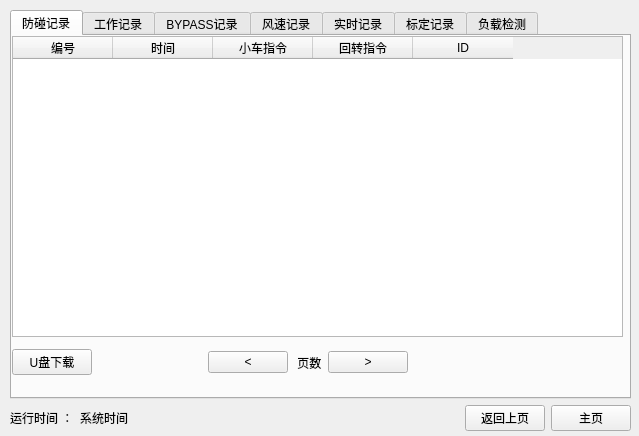
<?xml version="1.0" encoding="UTF-8"?>
<ui version="4.0">
 <class>work</class>
 <widget class="QWidget" name="work">
  <property name="geometry">
   <rect>
    <x>0</x>
    <y>0</y>
    <width>639</width>
    <height>436</height>
   </rect>
  </property>
  <property name="minimumSize">
   <size>
    <width>639</width>
    <height>436</height>
   </size>
  </property>
  <property name="maximumSize">
   <size>
    <width>639</width>
    <height>436</height>
   </size>
  </property>
  <property name="windowTitle">
   <string>Form</string>
  </property>
  <widget class="QLabel" name="label_3">
   <property name="geometry">
    <rect>
     <x>15</x>
     <y>107</y>
     <width>611</width>
     <height>17</height>
    </rect>
   </property>
   <property name="text">
    <string/>
   </property>
  </widget>
  <widget class="QWidget" name="layoutWidget">
   <property name="geometry">
    <rect>
     <x>10</x>
     <y>10</y>
     <width>621</width>
     <height>421</height>
    </rect>
   </property>
   <layout class="QVBoxLayout" name="verticalLayout">
    <item>
     <widget class="QTabWidget" name="tabWidget">
      <property name="currentIndex">
       <number>0</number>
      </property>
      <widget class="QWidget" name="tab">
       <attribute name="title">
        <string>防碰记录</string>
       </attribute>
       <widget class="QTableWidget" name="tableWidget">
        <property name="enabled">
         <bool>true</bool>
        </property>
        <property name="geometry">
         <rect>
          <x>0</x>
          <y>0</y>
          <width>611</width>
          <height>301</height>
         </rect>
        </property>
        <column>
         <property name="text">
          <string>编号</string>
         </property>
        </column>
        <column>
         <property name="text">
          <string>时间</string>
         </property>
        </column>
        <column>
         <property name="text">
          <string>小车指令</string>
         </property>
        </column>
        <column>
         <property name="text">
          <string>回转指令</string>
         </property>
        </column>
        <column>
         <property name="text">
          <string>ID</string>
         </property>
        </column>
       </widget>
       <widget class="QWidget" name="layoutWidget_3">
        <property name="geometry">
         <rect>
          <x>0</x>
          <y>310</y>
          <width>614</width>
          <height>33</height>
         </rect>
        </property>
        <layout class="QHBoxLayout" name="horizontalLayout_5">
         <item>
          <widget class="QPushButton" name="pushButton_9">
           <property name="text">
            <string>U盘下载</string>
           </property>
          </widget>
         </item>
         <item>
          <spacer name="horizontalSpacer_6">
           <property name="orientation">
            <enum>Qt::Horizontal</enum>
           </property>
           <property name="sizeHint" stdset="0">
            <size>
             <width>88</width>
             <height>20</height>
            </size>
           </property>
          </spacer>
         </item>
         <item>
          <layout class="QHBoxLayout" name="horizontalLayout_8">
           <item>
            <widget class="QPushButton" name="pushButton_23">
             <property name="text">
              <string>&lt;</string>
             </property>
            </widget>
           </item>
           <item>
            <widget class="QLabel" name="label_12">
             <property name="text">
              <string> 页数</string>
             </property>
            </widget>
           </item>
           <item>
            <widget class="QPushButton" name="pushButton_24">
             <property name="text">
              <string>&gt;</string>
             </property>
            </widget>
           </item>
          </layout>
         </item>
         <item>
          <spacer name="horizontalSpacer_17">
           <property name="orientation">
            <enum>Qt::Horizontal</enum>
           </property>
           <property name="sizeHint" stdset="0">
            <size>
             <width>218</width>
             <height>20</height>
            </size>
           </property>
          </spacer>
         </item>
        </layout>
       </widget>
      </widget>
      <widget class="QWidget" name="tab_2">
       <attribute name="title">
        <string>工作记录</string>
       </attribute>
       <widget class="QTableWidget" name="tableWidget_2">
        <property name="geometry">
         <rect>
          <x>0</x>
          <y>0</y>
          <width>611</width>
          <height>301</height>
         </rect>
        </property>
        <column>
         <property name="text">
          <string>编号</string>
         </property>
        </column>
        <column>
         <property name="text">
          <string>时间</string>
         </property>
        </column>
        <column>
         <property name="text">
          <string>T</string>
         </property>
        </column>
        <column>
         <property name="text">
          <string>A</string>
         </property>
        </column>
        <column>
         <property name="text">
          <string>力矩</string>
         </property>
        </column>
        <column>
         <property name="text">
          <string>幅度</string>
         </property>
        </column>
        <column>
         <property name="text">
          <string>重量</string>
         </property>
        </column>
        <column>
         <property name="text">
          <string>高度</string>
         </property>
        </column>
        <column>
         <property name="text">
          <string>风速</string>
         </property>
        </column>
        <column>
         <property name="text">
          <string>回转</string>
         </property>
        </column>
        <column>
         <property name="text">
          <string>仰角</string>
         </property>
        </column>
        <column>
         <property name="text">
          <string>ID</string>
         </property>
        </column>
       </widget>
       <widget class="QWidget" name="layoutWidget">
        <property name="geometry">
         <rect>
          <x>1</x>
          <y>310</y>
          <width>614</width>
          <height>33</height>
         </rect>
        </property>
        <layout class="QHBoxLayout" name="horizontalLayout">
         <item>
          <widget class="QPushButton" name="pushButton_8">
           <property name="text">
            <string>U盘下载</string>
           </property>
          </widget>
         </item>
         <item>
          <spacer name="horizontalSpacer_4">
           <property name="orientation">
            <enum>Qt::Horizontal</enum>
           </property>
           <property name="sizeHint" stdset="0">
            <size>
             <width>88</width>
             <height>20</height>
            </size>
           </property>
          </spacer>
         </item>
         <item>
          <layout class="QHBoxLayout" name="horizontalLayout_6">
           <item>
            <widget class="QPushButton" name="pushButton_16">
             <property name="text">
              <string>&lt;</string>
             </property>
            </widget>
           </item>
           <item>
            <widget class="QLabel" name="label_6">
             <property name="text">
              <string> 页数</string>
             </property>
            </widget>
           </item>
           <item>
            <widget class="QPushButton" name="pushButton_17">
             <property name="text">
              <string>&gt;</string>
             </property>
            </widget>
           </item>
          </layout>
         </item>
         <item>
          <spacer name="horizontalSpacer_7">
           <property name="orientation">
            <enum>Qt::Horizontal</enum>
           </property>
           <property name="sizeHint" stdset="0">
            <size>
             <width>218</width>
             <height>20</height>
            </size>
           </property>
          </spacer>
         </item>
        </layout>
       </widget>
      </widget>
      <widget class="QWidget" name="tab_3">
       <attribute name="title">
        <string>BYPASS记录</string>
       </attribute>
       <widget class="QTableWidget" name="tableWidget_3">
        <property name="geometry">
         <rect>
          <x>0</x>
          <y>0</y>
          <width>611</width>
          <height>301</height>
         </rect>
        </property>
        <column>
         <property name="text">
          <string>编号</string>
         </property>
        </column>
        <column>
         <property name="text">
          <string>时间</string>
         </property>
        </column>
        <column>
         <property name="text">
          <string>T</string>
         </property>
        </column>
        <column>
         <property name="text">
          <string>A</string>
         </property>
        </column>
        <column>
         <property name="text">
          <string>力矩</string>
         </property>
        </column>
        <column>
         <property name="text">
          <string>幅度</string>
         </property>
        </column>
        <column>
         <property name="text">
          <string>重量</string>
         </property>
        </column>
        <column>
         <property name="text">
          <string>高度</string>
         </property>
        </column>
        <column>
         <property name="text">
          <string>风速</string>
         </property>
        </column>
        <column>
         <property name="text">
          <string>回转</string>
         </property>
        </column>
        <column>
         <property name="text">
          <string>仰角</string>
         </property>
        </column>
        <column>
         <property name="text">
          <string>ID</string>
         </property>
        </column>
       </widget>
       <widget class="QWidget" name="layoutWidget_2">
        <property name="geometry">
         <rect>
          <x>0</x>
          <y>310</y>
          <width>614</width>
          <height>33</height>
         </rect>
        </property>
        <layout class="QHBoxLayout" name="horizontalLayout_7">
         <item>
          <widget class="QPushButton" name="pushButton_10">
           <property name="text">
            <string>U盘下载</string>
           </property>
          </widget>
         </item>
         <item>
          <spacer name="horizontalSpacer_5">
           <property name="orientation">
            <enum>Qt::Horizontal</enum>
           </property>
           <property name="sizeHint" stdset="0">
            <size>
             <width>88</width>
             <height>20</height>
            </size>
           </property>
          </spacer>
         </item>
         <item>
          <layout class="QHBoxLayout" name="horizontalLayout_9">
           <item>
            <widget class="QPushButton" name="pushButton_18">
             <property name="text">
              <string>&lt;</string>
             </property>
            </widget>
           </item>
           <item>
            <widget class="QLabel" name="label_7">
             <property name="text">
              <string> 页数</string>
             </property>
            </widget>
           </item>
           <item>
            <widget class="QPushButton" name="pushButton_19">
             <property name="text">
              <string>&gt;</string>
             </property>
            </widget>
           </item>
          </layout>
         </item>
         <item>
          <spacer name="horizontalSpacer_8">
           <property name="orientation">
            <enum>Qt::Horizontal</enum>
           </property>
           <property name="sizeHint" stdset="0">
            <size>
             <width>218</width>
             <height>20</height>
            </size>
           </property>
          </spacer>
         </item>
        </layout>
       </widget>
      </widget>
      <widget class="QWidget" name="tab_4">
       <attribute name="title">
        <string>风速记录</string>
       </attribute>
       <widget class="QTableWidget" name="tableWidget_5">
        <property name="geometry">
         <rect>
          <x>0</x>
          <y>0</y>
          <width>611</width>
          <height>301</height>
         </rect>
        </property>
        <column>
         <property name="text">
          <string>新建列</string>
         </property>
        </column>
        <column>
         <property name="text">
          <string>编号</string>
         </property>
        </column>
        <column>
         <property name="text">
          <string>时间</string>
         </property>
        </column>
        <column>
         <property name="text">
          <string>风速</string>
         </property>
        </column>
        <column>
         <property name="text">
          <string>ID</string>
         </property>
        </column>
       </widget>
       <widget class="QWidget" name="layoutWidget_4">
        <property name="geometry">
         <rect>
          <x>0</x>
          <y>310</y>
          <width>614</width>
          <height>33</height>
         </rect>
        </property>
        <layout class="QHBoxLayout" name="horizontalLayout_10">
         <item>
          <widget class="QPushButton" name="pushButton_11">
           <property name="text">
            <string>U盘下载</string>
           </property>
          </widget>
         </item>
         <item>
          <spacer name="horizontalSpacer_9">
           <property name="orientation">
            <enum>Qt::Horizontal</enum>
           </property>
           <property name="sizeHint" stdset="0">
            <size>
             <width>88</width>
             <height>20</height>
            </size>
           </property>
          </spacer>
         </item>
         <item>
          <layout class="QHBoxLayout" name="horizontalLayout_11">
           <item>
            <widget class="QPushButton" name="pushButton_20">
             <property name="text">
              <string>&lt;</string>
             </property>
            </widget>
           </item>
           <item>
            <widget class="QLabel" name="label_8">
             <property name="text">
              <string> 页数</string>
             </property>
            </widget>
           </item>
           <item>
            <widget class="QPushButton" name="pushButton_21">
             <property name="text">
              <string>&gt;</string>
             </property>
            </widget>
           </item>
          </layout>
         </item>
         <item>
          <spacer name="horizontalSpacer_10">
           <property name="orientation">
            <enum>Qt::Horizontal</enum>
           </property>
           <property name="sizeHint" stdset="0">
            <size>
             <width>218</width>
             <height>20</height>
            </size>
           </property>
          </spacer>
         </item>
        </layout>
       </widget>
      </widget>
      <widget class="QWidget" name="tab_5">
       <attribute name="title">
        <string>实时记录</string>
       </attribute>
       <widget class="QTableWidget" name="tableWidget_4">
        <property name="geometry">
         <rect>
          <x>0</x>
          <y>0</y>
          <width>611</width>
          <height>301</height>
         </rect>
        </property>
        <column>
         <property name="text">
          <string>编号</string>
         </property>
        </column>
        <column>
         <property name="text">
          <string>时间</string>
         </property>
        </column>
        <column>
         <property name="text">
          <string>T</string>
         </property>
        </column>
        <column>
         <property name="text">
          <string>A</string>
         </property>
        </column>
        <column>
         <property name="text">
          <string>力矩</string>
         </property>
        </column>
        <column>
         <property name="text">
          <string>幅度</string>
         </property>
        </column>
        <column>
         <property name="text">
          <string>重量</string>
         </property>
        </column>
        <column>
         <property name="text">
          <string>高度</string>
         </property>
        </column>
        <column>
         <property name="text">
          <string>风速</string>
         </property>
        </column>
        <column>
         <property name="text">
          <string>回转</string>
         </property>
        </column>
        <column>
         <property name="text">
          <string>仰角</string>
         </property>
        </column>
        <column>
         <property name="text">
          <string>ID</string>
         </property>
        </column>
       </widget>
       <widget class="QWidget" name="layoutWidget_5">
        <property name="geometry">
         <rect>
          <x>0</x>
          <y>310</y>
          <width>614</width>
          <height>33</height>
         </rect>
        </property>
        <layout class="QHBoxLayout" name="horizontalLayout_12">
         <item>
          <widget class="QPushButton" name="pushButton_12">
           <property name="text">
            <string>U盘下载</string>
           </property>
          </widget>
         </item>
         <item>
          <spacer name="horizontalSpacer_11">
           <property name="orientation">
            <enum>Qt::Horizontal</enum>
           </property>
           <property name="sizeHint" stdset="0">
            <size>
             <width>88</width>
             <height>20</height>
            </size>
           </property>
          </spacer>
         </item>
         <item>
          <layout class="QHBoxLayout" name="horizontalLayout_13">
           <item>
            <widget class="QPushButton" name="pushButton_22">
             <property name="text">
              <string>&lt;</string>
             </property>
            </widget>
           </item>
           <item>
            <widget class="QLabel" name="label_9">
             <property name="text">
              <string> 页数</string>
             </property>
            </widget>
           </item>
           <item>
            <widget class="QPushButton" name="pushButton_25">
             <property name="text">
              <string>&gt;</string>
             </property>
            </widget>
           </item>
          </layout>
         </item>
         <item>
          <spacer name="horizontalSpacer_12">
           <property name="orientation">
            <enum>Qt::Horizontal</enum>
           </property>
           <property name="sizeHint" stdset="0">
            <size>
             <width>218</width>
             <height>20</height>
            </size>
           </property>
          </spacer>
         </item>
        </layout>
       </widget>
      </widget>
      <widget class="QWidget" name="tab_6">
       <attribute name="title">
        <string>标定记录</string>
       </attribute>
       <widget class="QTableWidget" name="tableWidget_6">
        <property name="geometry">
         <rect>
          <x>0</x>
          <y>0</y>
          <width>611</width>
          <height>301</height>
         </rect>
        </property>
        <column>
         <property name="text">
          <string>新建列</string>
         </property>
        </column>
        <column>
         <property name="text">
          <string>编号</string>
         </property>
        </column>
        <column>
         <property name="text">
          <string>时间</string>
         </property>
        </column>
        <column>
         <property name="text">
          <string>幅度K</string>
         </property>
        </column>
        <column>
         <property name="text">
          <string>重量K1</string>
         </property>
        </column>
        <column>
         <property name="text">
          <string>重量K2</string>
         </property>
        </column>
        <column>
         <property name="text">
          <string>重量K3</string>
         </property>
        </column>
        <column>
         <property name="text">
          <string>高度K</string>
         </property>
        </column>
        <column>
         <property name="text">
          <string>回转K</string>
         </property>
        </column>
        <column>
         <property name="text">
          <string>仰角K</string>
         </property>
        </column>
        <column>
         <property name="text">
          <string>ID</string>
         </property>
        </column>
       </widget>
       <widget class="QWidget" name="layoutWidget_6">
        <property name="geometry">
         <rect>
          <x>0</x>
          <y>310</y>
          <width>614</width>
          <height>33</height>
         </rect>
        </property>
        <layout class="QHBoxLayout" name="horizontalLayout_14">
         <item>
          <widget class="QPushButton" name="pushButton_13">
           <property name="text">
            <string>U盘下载</string>
           </property>
          </widget>
         </item>
         <item>
          <spacer name="horizontalSpacer_13">
           <property name="orientation">
            <enum>Qt::Horizontal</enum>
           </property>
           <property name="sizeHint" stdset="0">
            <size>
             <width>88</width>
             <height>20</height>
            </size>
           </property>
          </spacer>
         </item>
         <item>
          <layout class="QHBoxLayout" name="horizontalLayout_15">
           <item>
            <widget class="QPushButton" name="pushButton_26">
             <property name="text">
              <string>&lt;</string>
             </property>
            </widget>
           </item>
           <item>
            <widget class="QLabel" name="label_10">
             <property name="text">
              <string> 页数</string>
             </property>
            </widget>
           </item>
           <item>
            <widget class="QPushButton" name="pushButton_27">
             <property name="text">
              <string>&gt;</string>
             </property>
            </widget>
           </item>
          </layout>
         </item>
         <item>
          <spacer name="horizontalSpacer_14">
           <property name="orientation">
            <enum>Qt::Horizontal</enum>
           </property>
           <property name="sizeHint" stdset="0">
            <size>
             <width>218</width>
             <height>20</height>
            </size>
           </property>
          </spacer>
         </item>
        </layout>
       </widget>
      </widget>
      <widget class="QWidget" name="tab_7">
       <attribute name="title">
        <string>负载检测</string>
       </attribute>
       <widget class="QTableWidget" name="tableWidget_7">
        <property name="geometry">
         <rect>
          <x>0</x>
          <y>0</y>
          <width>611</width>
          <height>301</height>
         </rect>
        </property>
        <column>
         <property name="text">
          <string>新建列</string>
         </property>
        </column>
        <column>
         <property name="text">
          <string>编号</string>
         </property>
        </column>
        <column>
         <property name="text">
          <string>时间</string>
         </property>
        </column>
        <column>
         <property name="text">
          <string>负载链接检测</string>
         </property>
        </column>
        <column>
         <property name="text">
          <string>ID</string>
         </property>
        </column>
       </widget>
       <widget class="QWidget" name="layoutWidget_7">
        <property name="geometry">
         <rect>
          <x>0</x>
          <y>310</y>
          <width>614</width>
          <height>33</height>
         </rect>
        </property>
        <layout class="QHBoxLayout" name="horizontalLayout_16">
         <item>
          <widget class="QPushButton" name="pushButton_14">
           <property name="text">
            <string>U盘下载</string>
           </property>
          </widget>
         </item>
         <item>
          <spacer name="horizontalSpacer_15">
           <property name="orientation">
            <enum>Qt::Horizontal</enum>
           </property>
           <property name="sizeHint" stdset="0">
            <size>
             <width>88</width>
             <height>20</height>
            </size>
           </property>
          </spacer>
         </item>
         <item>
          <layout class="QHBoxLayout" name="horizontalLayout_17">
           <item>
            <widget class="QPushButton" name="pushButton_28">
             <property name="text">
              <string>&lt;</string>
             </property>
            </widget>
           </item>
           <item>
            <widget class="QLabel" name="label_11">
             <property name="text">
              <string> 页数</string>
             </property>
            </widget>
           </item>
           <item>
            <widget class="QPushButton" name="pushButton_29">
             <property name="text">
              <string>&gt;</string>
             </property>
            </widget>
           </item>
          </layout>
         </item>
         <item>
          <spacer name="horizontalSpacer_16">
           <property name="orientation">
            <enum>Qt::Horizontal</enum>
           </property>
           <property name="sizeHint" stdset="0">
            <size>
             <width>218</width>
             <height>20</height>
            </size>
           </property>
          </spacer>
         </item>
        </layout>
       </widget>
      </widget>
     </widget>
    </item>
    <item>
     <layout class="QHBoxLayout" name="horizontalLayout_4">
      <item>
       <layout class="QHBoxLayout" name="horizontalLayout_3">
        <item>
         <widget class="QLabel" name="label">
          <property name="text">
           <string>运行时间 ：</string>
          </property>
         </widget>
        </item>
        <item>
         <widget class="QLabel" name="label_2">
          <property name="text">
           <string>系统时间</string>
          </property>
         </widget>
        </item>
       </layout>
      </item>
      <item>
       <spacer name="horizontalSpacer">
        <property name="orientation">
         <enum>Qt::Horizontal</enum>
        </property>
        <property name="sizeHint" stdset="0">
         <size>
          <width>40</width>
          <height>20</height>
         </size>
        </property>
       </spacer>
      </item>
      <item>
       <layout class="QHBoxLayout" name="horizontalLayout_2">
        <item>
         <widget class="QPushButton" name="pushButton">
          <property name="text">
           <string>返回上页</string>
          </property>
         </widget>
        </item>
        <item>
         <widget class="QPushButton" name="pushButton_4">
          <property name="text">
           <string>主页</string>
          </property>
         </widget>
        </item>
       </layout>
      </item>
     </layout>
    </item>
   </layout>
  </widget>
 </widget>
 <resources/>
 <connections/>
</ui>
